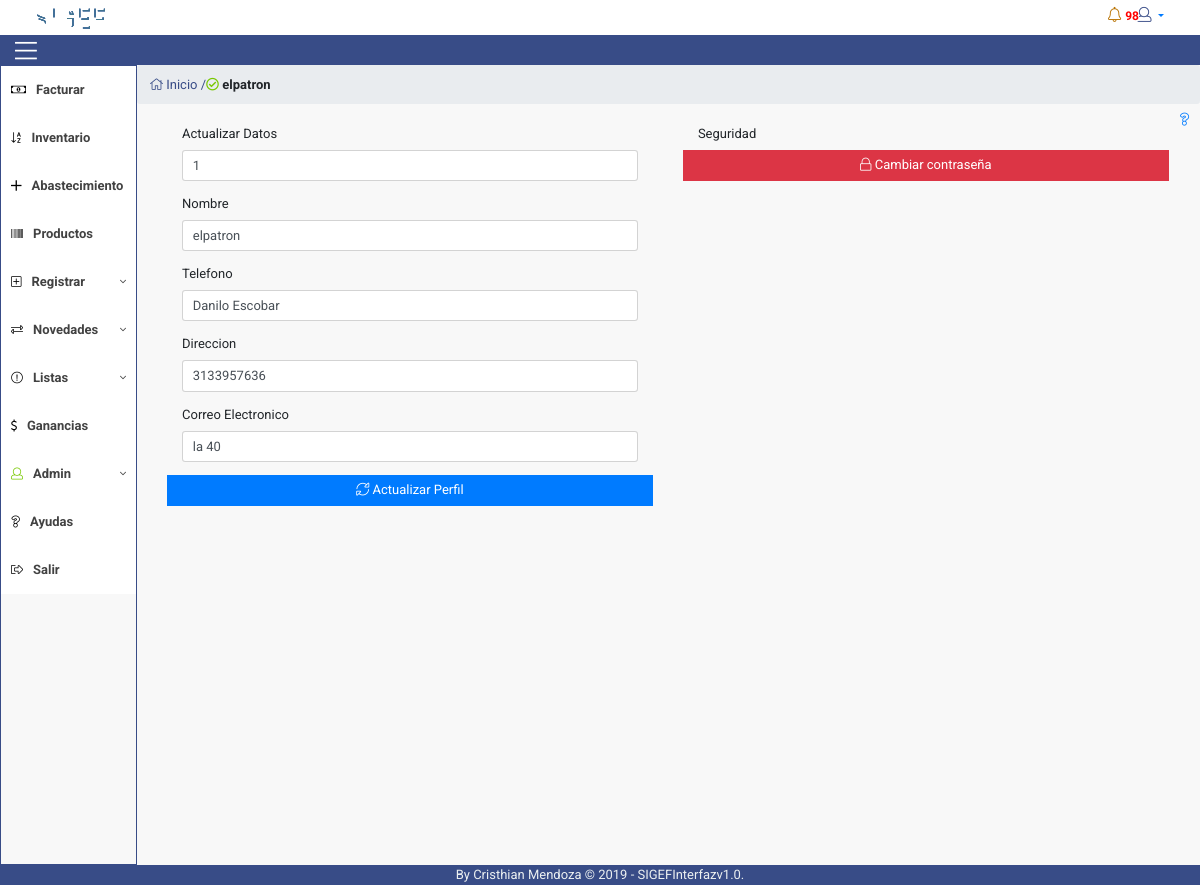
/controlador/usuario.php (signed in), run on the app's committed database.
### tables this page shows
CREATE TABLE `tb_usuarios` (
  `cod_usuario` int(11) NOT NULL,
  `cod_rol_usu` int(11) NOT NULL,
  `usuario` varchar(15) NOT NULL,
  `nom_usu` varchar(40) NOT NULL,
  `telefono_usu` varchar(10) NOT NULL,
  `direccion_usu` varchar(300) NOT NULL,
  `email` varchar(60) NOT NULL,
  `pass` varchar(130) NOT NULL,
  `token` varchar(40) NOT NULL,
  `token_contra` varchar(100) NOT NULL,
  `activado` int(11) NOT NULL DEFAULT '0',
  `solicitud_contra` int(11) NOT NULL DEFAULT '0',
  `ultima_sesion` datetime NOT NULL,
  `fecha_registro_usu` datetime NOT NULL
);

### controlador/usuario.php (the view, shortened to what this page needs)
<?php
	include "../connections/config.php";
	if (isset($_SESSION['usuario']))
	{
	$usuario=$_SESSION['usuario'];
	$sql = "select * from tb_usuarios where usuario = '$usuario'";
	$resultado = $conexion->query( $sql );
	$row = mysqli_fetch_row($resultado);
?>
<!DOCTYPE html>
<html lang="es">
<head>
	<?php include ("../vista/inc/headcommon.php");?>
	<link rel="stylesheet" href="../vista/icon/style.css">
    <link href="../vista/dist/css/sb-admin-2.css" rel="stylesheet">
</head>
<body>
<?php include('../vista/inc/header.php'); ?>
    <main>
	<?php include("../vista/inc/menu.php"); ?>
		<div class="container-fluid">
			<div class="row">
				<ol class="col breadcrumb">
			            <li><a href="../index.php" class="icon7"><i class="fal fa-home"></i> Inicio /</a></li>
			            <li><i class="far fa-check-circle icon10"></i><b> <?php echo $_SESSION['usuario']; ?></b></li>
			    </ol>
			</div>
			<div style="float: right;" class="row">
				<button type="button"  class="col-xs-12 col-sm-1 btn btn-link"  ><span class="fal fa-question"></span></button>
			</div>
					<div class="row panel-body">
								<div class="col-6 ">
									<form class="form-horizontal" role="form" action="actualizar.php" method="POST" autocomplete="off">
							<div class="form-group">
								<br>
								<label class="col-12">Actualizar Datos</label>
								<br>
								<div class="col-12">
									<input type="text" class="form-control" maxlength="15" name="usuario" placeholder="Usuario" value="<?php  echo $row[1];?>" required="">
								</div>
							</div>
							<div class="form-group">
								<label class="col-3">Nombre</label>
								<div class="col-12">
									<input type="text" class="form-control" name="nombre" placeholder="Nombre" value="<?php  echo $row[2];?>" required="">
								</div>
							</div>
							<div class="form-group">
								<label class="col-3">Telefono</label>
								<div class="col-12">
									<input type="text" class="form-control" maxlength="10" name="celular" placeholder="Celular" value="<?php  echo $row[3];?>" required="">
								</div>
							</div>
							<div class="form-group">
								<label class="col-3">Direccion</label>
								<div class="col-12">
									<input type="text" class="form-control" name="direccion" placeholder="Direccion" value="<?php  echo $row[4];?>" required="">
								</div>
							</div>
							<div class="form-group">
								<label class="col-12 ">Correo Electronico</label>
								<div class="col-12">
									<input type="email" class="form-control" name="correo" placeholder="Email" value="<?php  echo $row[5];?>" required="">
								</div>
							</div>
							<div class="form-group">
									 <button id="btn-signup" type="submit" class="col-12 btn btn-primary"><span class="fal fa-sync-alt "></span> Actualizar Perfil</button>
							</div>
						</form>
						</div>
								<div class="col-6 ">
									<br>
									<label class="col-3">Seguridad</label>
									<br>
									<button type="button" class="col-12 btn btn-danger" data-toggle="modal" data-target="#myModal2"><span class="fal fa-lock"></span> Cambiar contraseña </button>
								</div>
			 	 	</div>
		</div>
	</main>
		<?php
		 }else{
		 	header("location: ../index.php");
		 }
			include "../vista/inc/footer.php";
 		?>
</body>
</html>

### vista/css/estilos.css (style rules this page uses)
* { margin: 0; padding: 0; box-sizing: border-box; font-family: 'Roboto', sans-serif; font-size: 13px; border-radius: 0px; }
a { display: contents; }
.btn { border-radius: 0px; }
main { width: 100%; display: flex; }
.icon7 { color: #384C87; }
.icon10 { color: #78C800; }
.panel-body { padding:0px; }
.breadcrumb { margin-bottom: 0px; }
ol { margin-bottom: 0px; }

### data on the page
tb_usuarios: usuario "1", nombre "elpatron", celular "Danilo Escobar", direccion "3133957636", correo "la 40"

### other printed values
$_SESSION['usuario'] "elpatron"
